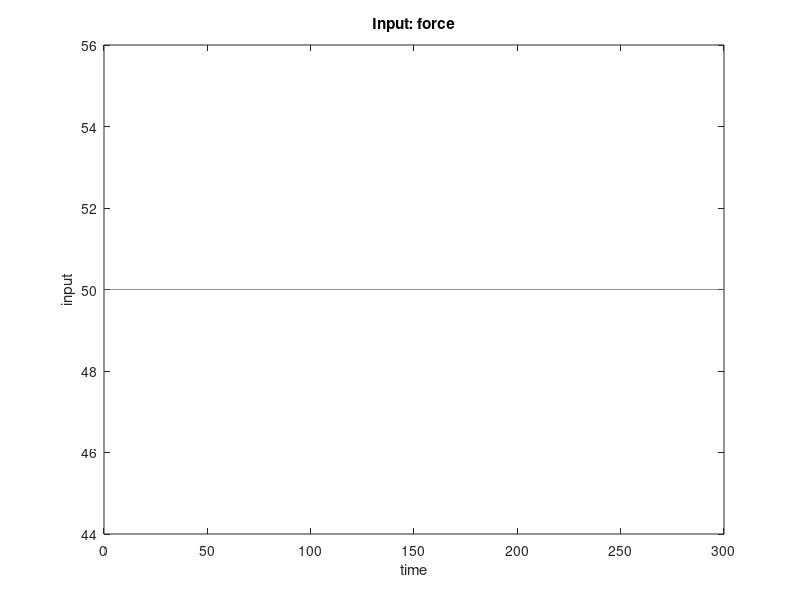
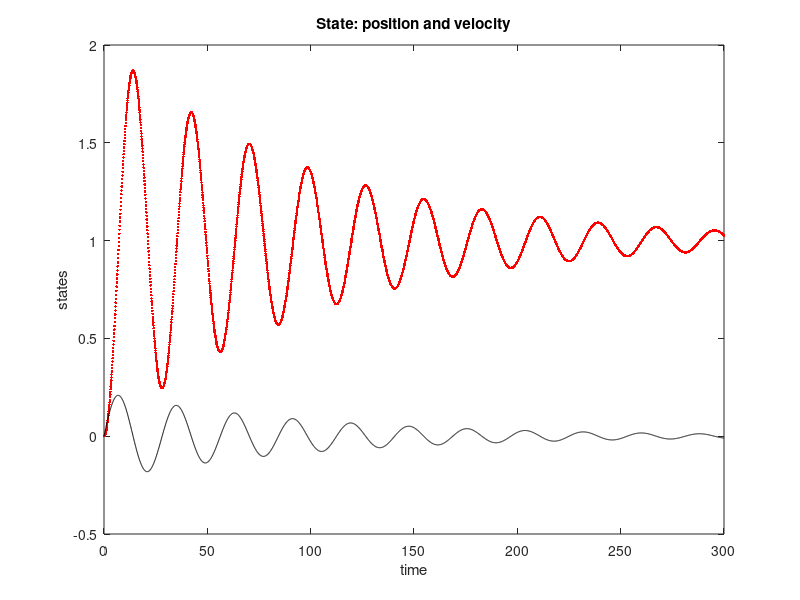
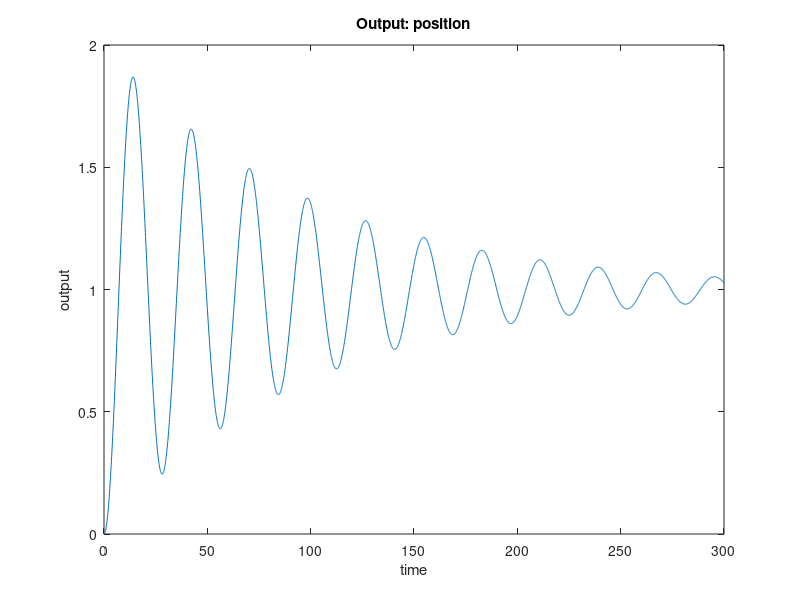

These figures' MATLAB source, in order:
%% state space model of mass-spring-damper control

clear all
close all
clc

% parameters for the model
m = 1000;
k = 50;
c = 20

% matrices for the state space model
A = [0  1; -k/m -c/m];
B = [0; 1/m];
C = [1 0];
D = 0;
% define the state space model by "ss"
spring_damper =ss(A,B,C,D);

%% start the simulation
% time period and time step
t = 0:0.1:300;
% control input signal
u = 50*ones(size(t));

% initial state
x0 = [0; 0];

% compute the state and output trajectories using "lsim"
[Y,T,X]=lsim(spring_damper,u,t,x0);

%% plot the figures
% plot the control input 
figure(1)
plot(t,u)

xlabel('time')
ylabel('input')

title('Input: force')

% plot the state trajectories
figure(2)
plot(t,X(:,1),'r.',t,X(:,2),'k-')

xlabel('time')
ylabel('states')

title('State: position and velocity')

% plot the output trajectory
figure(3)
plot(t,Y)

xlabel('time')
ylabel('output')

title('Output: position')

%% compute the transfer function from state space model by "ss2tf"
% 
 [NUM,DEN] = ss2tf(A,B,C,D,1)
